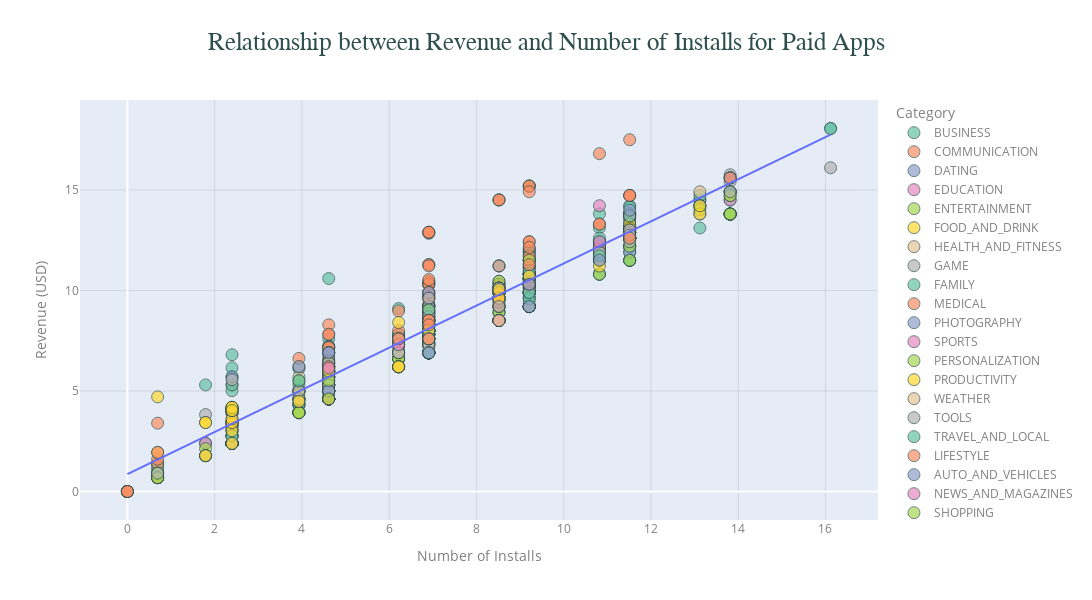

The cell this chart's notebook holds for it:
### Code cell
import statsmodels.api as sm
import plotly.express as px

fig1 = px.scatter(
    paid_apps,     # DataFrame containing only paid apps
    x='Log_Installs', # X-axis: Log-transformed number of installs
    y='Log_Revenue',  # Y-axis: Log-transformed revenue
    color='Category', # Color-code points based on app category
    title='Relationship between Revenue and Number of Installs for Paid Apps', # plot title
    hover_data=['App', 'Price'], # Additional information displayed on hover
    color_discrete_sequence=px.colors.qualitative.Set2, # Custom color palette
    opacity=0.7  # Make overlapping points more visible
)


#-- Manually Compute the Trendline using Ordinary Least Squares (OLS) Regression

# Define independent variable (Log_Installs) and add a constant for regression
X = sm.add_constant(paid_apps['Log_Installs']) 
y = paid_apps['Log_Revenue'] # Define dependent variable (Log_Revenue)

model = sm.OLS(y, X).fit() # Fit an OLS regression model
paid_apps['Trend'] = model.predict(X)  # Predict trendline values using the fitted model


#-- Add single trendline to scatter plot
fig1.add_traces(px.line(
    paid_apps.sort_values(by='Log_Installs'), # Sort by X-axis for smooth trendline
    x='Log_Installs',
    y='Trend'
).data)


#-- Customize plot layout for better appearance
fig1.update_layout(
    width=1100,  # Set the width of the plot
    height=600, # Set the height of the plot
    font_color='grey',      # Set default text color to white
    title_font={'size': 25, 'family': 'Arial', 'color': 'DarkSlateGray'}, # Customize title style
    title_x=0.5,  # Center-align the title
    xaxis=dict(title_font={'size': 12, 'color': 'white'}, showgrid=True, gridcolor='gray', gridwidth=0.2), # Add light gray gridlines
    yaxis=dict(title_font={'size': 12, 'color': 'white'}, showgrid=True, gridcolor='gray', gridwidth=0.2), # Add light gray gridlines
    xaxis_title='Number of Installs',
    yaxis_title='Revenue (USD)'
)

#-- Customize Scatter Points Appearance
fig1.update_traces(marker=dict(size=12, line=dict(width=1, color='DarkSlateGray'))) # Set the size of scatter points & Add border around points

# Show the plot
fig1.show()

### Figure 1 — Plotly figure (JSON) as saved in the notebook; plotly's stock layout.template omitted (floating-point values rounded to 4 significant figures; data arrays with more than 128 entries replaced by an {"elided": "..."} marker saying what was removed)
{"data": [{"customdata": [["TurboScan: scan documents and receipts in PDF", 4.99], ["Tiny Scanner Pro: PDF Doc Scan", 4.99], ["TurboScan: scan documents and receipts in PDF", 4.99], ["Tiny Scanner Pro: PDF Doc Scan", 4.99], ["AW Toolbox", 19.9], ["Bk Bee Sales Manager", 0.99], ["SkyTest BU/GU Lite", 17.99], ["BZ Reminder PRO", 3.99], ["CM FILE MANAGER Pro", 2.99], ["Super Resume Builder Pro, CV", 4.99], ["DG Surveyor", 8.99], ["The DG Buddy", 2.49], ["DS Helpdesk Plus", 12.99], ["Lean EQ", 89.99]], "hovertemplate": "Category=BUSINESS<br>Log_Installs=%{x}<br>Log_Revenue=%{y}<br>App=%{customdata[0]}<br>Price=%{customdata[1]}<extra></extra>", "legendgroup": "BUSINESS", "marker": {"color": "rgb(102,194,165)", "line": {"color": "DarkSlateGray", "width": 1}, "opacity": 0.7, "size": 12, "symbol": "circle"}, "mode": "markers", "name": "BUSINESS", "orientation": "v", "showlegend": true, "type": "scatter", "x": [11.51, 11.51, 11.51, 11.51, 4.615, 1.792, 6.217, 6.909, 9.21, 6.909, 3.932, 2.398, 4.615, 2.398], "xaxis": "x", "y": [13.12, 13.12, 13.12, 13.12, 7.596, 1.783, 9.105, 8.292, 10.31, 8.515, 6.11, 3.254, 7.17, 6.803], "yaxis": "y"}, {"customdata": [["Puffin Browser Pro", 3.99], ["Deaf - Hearing chat device H", 3.99], ["J Alvarej Moji", 1.99], ["K-@ Mail Pro - Email App", 4.99], ["pretty Easy privacy p≡p", 0.99], ["Z PIVOT", 19.99], ["AG Contacts, Premium edition", 4.99], ["Threema", 2.99], ["FREE CHATS C.L.", 0.99], ["10 WPM Amateur ham radio CW Morse code trainer", 1.49], ["CV-RECORD Pro", 0.99], ["2 Amateur ham radio CW Morse code practice keys TX", 1.49], ["CW Beacon for Ham Radio", 1.49], ["Morse Decoder for Ham Radio", 4.99], ["CW Studio ®", 0.99], ["20WPM Amateur ham radio Koch CW Morse code trainer", 1.49], ["Morse Trainer for Ham Radio", 2.99], ["Morse Machine for Ham Radio", 0.99], ["CW Ringtone (Morse Code generator)", 2.49], ["Koch Morse Trainer Pro", 2.49], ["iCluster - The DX-Cluster database", 0.99], ["WiFi Tether Router", 2.9], ["Remote EX for NISSAN", 1.49], ["ExDialer PRO Key", 3.99], ["Smart Wi-Fi Hotspot PRO", 2.99], ["Portable Wi-Fi hotspot Premium", 0.99], ["Talkie Pro - Wi-Fi Calling, Chats, File Sharing", 2.99]], "hovertemplate": "Category=COMMUNICATION<br>Log_Installs=%{x}<br>Log_Revenue=%{y}<br>App=%{customdata[0]}<br>Price=%{customdata[1]}<extra></extra>", "legendgroup": "COMMUNICATION", "marker": {"color": "rgb(252,141,98)", "line": {"color": "DarkSlateGray", "width": 1}, "opacity": 0.7, "size": 12, "symbol": "circle"}, "mode": "markers", "name": "COMMUNICATION", "orientation": "v", "showlegend": true, "type": "scatter", "x": [11.51, 6.217, 2.398, 9.21, 6.217, 2.398, 6.217, 13.82, 2.398, 4.615, 6.909, 4.615, 4.615, 8.517, 4.615, 4.615, 9.21, 8.517, 2.398, 6.909, 2.398, 11.51, 8.517, 11.51, 9.21, 9.21, 6.909], "xaxis": "x", "y": [12.9, 7.599, 3.04, 10.82, 6.207, 5.303, 7.822, 14.91, 2.389, 5.011, 6.899, 5.011, 5.011, 10.12, 4.605, 5.011, 10.31, 8.507, 3.254, 7.82, 2.389, 12.58, 8.916, 12.9, 10.31, 9.2, 8.003], "yaxis": "y"}, {"customdata": [["Moco+ - Chat, Meet People", 3.99], ["Calculator", 6.99], ["Truth or Dare Pro", 1.49], ["Private Dating, Hide App- Blue for PrivacyHider", 2.99], ["Ad Blocker for SayHi", 3.99], ["AMBW Dating App: Asian Men Black Women Interracial", 7.99], ["Moco+ - Chat, Meet People", 3.99]], "hovertemplate": "Category=DATING<br>Log_Installs=%{x}<br>Log_Revenue=%{y}<br>App=%{customdata[0]}<br>Price=%{customdata[1]}<extra></extra>", "legendgroup": "DATING", "marker": {"color": "rgb(141,160,203)", "line": {"color": "DarkSlateGray", "width": 1}, "opacity": 0.7, "size": 12, "symbol": "circle"}, "mode": "markers", "name": "DATING", "orientation": "v", "showlegend": true, "type": "scatter", "x": [9.21, 6.909, 3.932, 4.615, 4.615, 4.615, 9.21], "xaxis": "x", "y": [10.59, 8.852, 4.324, 5.704, 5.991, 6.685, 10.59], "yaxis": "y"}, {"customdata": [["Sago Mini Hat Maker", 3.99], ["Fuzzy Numbers: Pre-K Number Foundation", 5.99], ["Toca Life: City", 3.99], ["Toca Life: Hospital", 3.99]], "hovertemplate": "Category=EDUCATION<br>Log_Installs=%{x}<br>Log_Revenue=%{y}<br>App=%{customdata[0]}<br>Price=%{customdata[1]}<extra></extra>", "legendgroup": "EDUCATION", "marker": {"color": "rgb(231,138,195)", "line": {"color": "DarkSlateGray", "width": 1}, "opacity": 0.7, "size": 12, "symbol": "circle"}, "mode": "markers", "name": "EDUCATION", "orientation": "v", "showlegend": true, "type": "scatter", "x": [6.909, 6.909, 13.12, 11.51], "xaxis": "x", "y": [8.292, 8.698, 14.51, 12.9], "yaxis": "y"}, {"customdata": [["My Talking Pet", 4.99], ["Meme Generator", 2.99]], "hovertemplate": "Category=ENTERTAINMENT<br>Log_Installs=%{x}<br>Log_Revenue=%{y}<br>App=%{customdata[0]}<br>Price=%{customdata[1]}<extra></extra>", "legendgroup": "ENTERTAINMENT", "marker": {"color": "rgb(166,216,84)", "line": {"color": "DarkSlateGray", "width": 1}, "opacity": 0.7, "size": 12, "symbol": "circle"}, "mode": "markers", "name": "ENTERTAINMENT", "orientation": "v", "showlegend": true, "type": "scatter", "x": [11.51, 11.51], "xaxis": "x", "y": [13.12, 12.61], "yaxis": "y"}, {"customdata": [["My CookBook Pro (Ad Free)", 3.49], ["Paprika Recipe Manager", 4.99]], "hovertemplate": "Category=FOOD_AND_DRINK<br>Log_Installs=%{x}<br>Log_Revenue=%{y}<br>App=%{customdata[0]}<br>Price=%{customdata[1]}<extra></extra>", "legendgroup": "FOOD_AND_DRINK", "marker": {"color": "rgb(255,217,47)", "line": {"color": "DarkSlateGray", "width": 1}, "opacity": 0.7, "size": 12, "symbol": "circle"}, "mode": "markers", "name": "FOOD_AND_DRINK", "orientation": "v", "showlegend": true, "type": "scatter", "x": [9.21, 10.82], "xaxis": "x", "y": [10.46, 12.43], "yaxis": "y"}, {"customdata": [["Pocket Yoga", 2.99], ["Meditation Studio", 3.99], ["Relax Melodies P: Sleep Sounds", 2.99], ["Pocket Yoga", 2.99], ["Daily Ab Workout", 1.99], ["cronometer (ad free)", 2.99], ["Lullaby Add-on for Sleep as Android", 1.99], ["Be Stronger", 1.99], ["Monitor My BP", 5.99], ["All-night drugstore CI & Price", 0.99], ["Tools & Mi Band", 3.49], ["Dr. McDougall Mobile Cookbook", 4.99], ["Vital Tones EI Pro", 9.99], ["The EO Bar", 6.99], ["EO Guide", 4.99], ["Fast Tract Diet", 7.99]], "hovertemplate": "Category=HEALTH_AND_FITNESS<br>Log_Installs=%{x}<br>Log_Revenue=%{y}<br>App=%{customdata[0]}<br>Price=%{customdata[1]}<extra></extra>", "legendgroup": "HEALTH_AND_FITNESS", "marker": {"color": "rgb(229,196,148)", "line": {"color": "DarkSlateGray", "width": 1}, "opacity": 0.7, "size": 12, "symbol": "circle"}, "mode": "markers", "name": "HEALTH_AND_FITNESS", "orientation": "v", "showlegend": true, "type": "scatter", "x": [11.51, 9.21, 11.51, 11.51, 10.82, 10.82, 10.82, 6.909, 3.932, 2.398, 11.51, 6.909, 3.932, 9.21, 6.909, 6.909], "xaxis": "x", "y": [12.61, 10.59, 12.61, 12.61, 11.51, 11.92, 11.51, 7.596, 5.705, 2.389, 12.76, 8.515, 6.216, 11.15, 8.515, 8.986], "yaxis": "y"}, {"customdata": {"elided": "83x2 mixed values"}, "hovertemplate": "Category=GAME<br>Log_Installs=%{x}<br>Log_Revenue=%{y}<br>App=%{customdata[0]}<br>Price=%{customdata[1]}<extra></extra>", "legendgroup": "GAME", "marker": {"color": "rgb(179,179,179)", "line": {"color": "DarkSlateGray", "width": 1}, "opacity": 0.7, "size": 12, "symbol": "circle"}, "mode": "markers", "name": "GAME", "orientation": "v", "showlegend": true, "type": "scatter", "x": [11.51, 11.51, 11.51, 11.51, 11.51, 11.51, 11.51, 11.51, 11.51, 4.615, 6.909, 6.217, 16.12, 9.21, 0.6931, 6.909, 9.21, 6.909, 6.909, 8.517, 9.21, 4.615, 10.82, 11.51, 11.51, 9.21, 6.909, 10.82, 13.82, 13.12, 6.909, 11.51, 10.82, 9.21, 6.909, 13.82, 11.51, 11.51, 11.51, 0.6931, 0.6931, 6.909, 10.82, 9.21, 0.6931, 6.217, 4.615, 9.21, 8.517, 6.909, 11.51, 4.615, 6.909, 9.21, 13.82, 4.615, 2.398, 10.82, 9.21, 6.909, 4.615, 11.51, 4.615, 13.82, 11.51, 9.21, 9.21, 3.932, 13.82, 13.82, 13.82, 6.909, 6.909, 11.51, 8.517, 11.51, 11.51, 4.615, 4.615, 11.51, 13.82, 0.6931, 9.21], "xaxis": "x", "y": [12.61, 12.2, 13.12, 13.12, 13.12, 13.3, 13.46, 13.81, 13.12, 4.605, 7.596, 6.207, 16.11, 12.1, 0.6881, 8.515, 9.2, 6.899, 7.82, 9.205, 10.82, 4.605, 11.51, 12.2, 13.12, 10.82, 7.385, 10.81, 13.81, 13.81, 8.292, 11.5, 11.51, 10.82, 6.899, 14.91, 12.61, 12.61, 12.61, 0.6881, 0.9123, 6.899, 12.43, 11.29, 0.6881, 7.717, 7.245, 9.899, 10.46, 8.852, 12.61, 5.298, 8.158, 10.82, 15.76, 4.605, 2.389, 12.43, 10.31, 6.899, 6.109, 12.2, 6.215, 15.42, 12.61, 10.59, 10.31, 4.61, 13.81, 13.81, 13.81, 6.899, 7.596, 12.61, 8.507, 12.9, 12.61, 4.605, 5.298, 12.61, 13.81, 0.6881, 12.04], "yaxis": "y"}, {"customdata": {"elided": "191x2 mixed values"}, "hovertemplate": "Category=FAMILY<br>Log_Installs=%{x}<br>Log_Revenue=%{y}<br>App=%{customdata[0]}<br>Price=%{customdata[1]}<extra></extra>", "legendgroup": "FAMILY", "marker": {"color": "rgb(102,194,165)", "line": {"color": "DarkSlateGray", "width": 1}, "opacity": 0.7, "size": 12, "symbol": "circle"}, "mode": "markers", "name": "FAMILY", "orientation": "v", "showlegend": true, "type": "scatter", "x": {"elided": "191 float values"}, "xaxis": "x", "y": {"elided": "191 float values"}, "yaxis": "y"}, {"customdata": {"elided": "109x2 mixed values"}, "hovertemplate": "Category=MEDICAL<br>Log_Installs=%{x}<br>Log_Revenue=%{y}<br>App=%{customdata[0]}<br>Price=%{customdata[1]}<extra></extra>", "legendgroup": "MEDICAL", "marker": {"color": "rgb(252,141,98)", "line": {"color": "DarkSlateGray", "width": 1}, "opacity": 0.7, "size": 12, "symbol": "circle"}, "mode": "markers", "name": "MEDICAL", "orientation": "v", "showlegend": true, "type": "scatter", "x": [11.51, 9.21, 9.21, 9.21, 9.21, 9.21, 8.517, 8.517, 11.51, 10.82, 6.909, 9.21, 10.82, 6.909, 6.909, 9.21, 6.909, 6.909, 6.909, 4.615, 8.517, 8.517, 6.217, 6.909, 9.21, 6.909, 4.615, 6.909, 6.217, 8.517, 6.909, 6.217, 6.909, 8.517, 9.21, 6.909, 9.21, 4.615, 6.909, 8.517, 9.21, 6.909, 6.909, 4.615, 10.82, 6.909, 6.909, 8.517, 8.517, 6.909, 9.21, 3.932, 6.909, 9.21, 6.909, 6.909, 6.217, 6.217, 6.909, 8.517, 6.909, 11.51, 11.51, 9.21, 9.21, 6.909, 10.82, 6.909, 6.909, 6.909, 9.21, 9.21, 9.21, 8.517, 6.909, 6.909, 6.909, 9.21, 4.615, 4.615, 8.517, 9.21, 4.615, 6.909, 0.6931, 3.932, 2.398, 0.6931, 9.21, 4.615, 4.615, 6.909, 6.217, 9.21, 6.909, 6.909, 0.6931, 2.398, 2.398, 4.615, 6.909, 3.932, 4.615, 4.615, 6.217, 11.51, 4.615, 3.932, 0.0], "xaxis": "x", "y": [13.71, 9.2, 10.91, 11.51, 11.15, 11.51, 9.901, 10.31, 14.73, 13.3, 11.29, 11.69, 11.92, 9.74, 8.292, 10.31, 9.209, 8.292, 9.615, 5.704, 9.901, 9.613, 6.217, 10.31, 10.31, 8.003, 7.17, 8.515, 7.311, 11.22, 8.698, 7.465, 6.899, 9.43, 12.43, 9.305, 9.899, 7.824, 8.515, 9.901, 10.31, 8.921, 7.314, 5.704, 12.2, 7.596, 9.209, 9.901, 9.901, 8.292, 11.29, 6.621, 9.209, 10.59, 9.903, 10.31, 8.987, 6.207, 10.43, 8.507, 11.29, 13.71, 14.73, 11.51, 11.51, 9.74, 13.3, 10.31, 9.615, 11.23, 11.69, 11.15, 10.91, 11.22, 9.209, 10.43, 10.31, 12.43, 7.17, 8.294, 10.31, 10.31, 7.824, 9.903, 1.384, 3.922, 4.109, 0.6881, 10.59, 6.397, 6.217, 8.003, 8.005, 9.2, 6.899, 8.611, 1.607, 3.431, 2.389, 6.908, 9.646, 3.922, 6.908, 6.551, 7.599, 14.73, 4.605, 3.922, 0.0], "yaxis": "y"}, {"customdata": [["Facetune - For Free", 5.99], ["Lapse It • Time Lapse • Pro", 2.99], ["Facetune - For Free", 5.99], ["Camera FV-5", 3.95], ["Facetune - For Free", 5.99], ["F-Stop Gallery Pro", 4.99], ["F Length Sim (no Ads)", 2], ["Arto: f.infrared photo", 1.49], ["Pocket AC", 9.99], ["NewTek NDI", 19.99], ["AI Draw | Art Filter for Selfie", 2.99], ["Ai-Ball AV Recorder", 2.99], ["BeFunky Photo Editor Pro", 1.99], ["BL 1-Click Camera", 3.99], ["Camera FV-5", 3.95], ["BlackCam Pro - B&W Camera", 1.49], ["LC-DB", 3.49], ["Guide to Nikon Df", 29.99], ["Cameringo+ Filters Camera", 2.99], ["LightMeter (noAds)", 1.99], ["PhotoFrame for Synology DS", 4.99], ["EF Lens Simulator", 9.99]], "hovertemplate": "Category=PHOTOGRAPHY<br>Log_Installs=%{x}<br>Log_Revenue=%{y}<br>App=%{customdata[0]}<br>Price=%{customdata[1]}<extra></extra>", "legendgroup": "PHOTOGRAPHY", "marker": {"color": "rgb(141,160,203)", "line": {"color": "DarkSlateGray", "width": 1}, "opacity": 0.7, "size": 12, "symbol": "circle"}, "mode": "markers", "name": "PHOTOGRAPHY", "orientation": "v", "showlegend": true, "type": "scatter", "x": [13.82, 11.51, 13.82, 11.51, 13.82, 9.21, 2.398, 6.217, 6.909, 6.909, 6.909, 8.517, 10.82, 4.615, 11.51, 11.51, 2.398, 2.398, 13.12, 9.21, 2.398, 4.615], "xaxis": "x", "y": [15.61, 12.61, 15.61, 12.89, 15.61, 10.82, 3.045, 6.615, 9.209, 9.903, 8.003, 9.613, 11.51, 5.991, 12.89, 11.91, 3.581, 5.707, 14.22, 9.899, 3.93, 6.908], "yaxis": "y"}, {"customdata": [["Golfshot Plus: Golf GPS", 29.99], ["G-Force Driving Assistant", 3.88], ["O'Route Orienteering", 3.02], ["Mike V: Skateboard Party PRO", 3.99], ["True Skate", 1.99], ["Hunt Buddy BC", 2.99], ["iHunter BC", 4.49], ["iFish BC", 3.99], ["Basket Manager 2018 Pro", 2.99], ["Basket Manager 2016 Pro", 0.99], ["Basket Manager 2017 Pro", 0.99], ["BT Speed", 4.8], ["Dive-Store.ch", 1.99], ["Jetting for Honda CR dirt bike", 3.49], ["Absolute RC Heli Simulator", 4.99], ["Fodbold DK Pro", 2.99], ["Basketball Dynasty Manager 16", 1.99], ["PORTABLE SOCCER DX", 1], ["Active Soccer 2 DX", 2.99], ["LocaToWeb - Live GPS tracking", 2.49], ["FL SW Fishing Regulations", 1.99], ["FL Racing Manager 2015 Pro", 0.99], ["FL Racing Manager 2018 Pro", 1.99], ["Football Manager Mobile 2018", 8.99]], "hovertemplate": "Category=SPORTS<br>Log_Installs=%{x}<br>Log_Revenue=%{y}<br>App=%{customdata[0]}<br>Price=%{customdata[1]}<extra></extra>", "legendgroup": "SPORTS", "marker": {"color": "rgb(231,138,195)", "line": {"color": "DarkSlateGray", "width": 1}, "opacity": 0.7, "size": 12, "symbol": "circle"}, "mode": "markers", "name": "SPORTS", "orientation": "v", "showlegend": true, "type": "scatter", "x": [10.82, 4.615, 4.615, 10.82, 13.82, 8.517, 6.909, 6.909, 6.909, 6.909, 6.909, 2.398, 1.792, 4.615, 9.21, 6.909, 8.517, 8.517, 6.217, 6.909, 6.909, 8.517, 8.517, 11.51], "xaxis": "x", "y": [14.22, 5.964, 5.714, 12.2, 14.5, 9.613, 8.41, 8.292, 8.003, 6.899, 6.899, 3.892, 2.393, 5.858, 10.82, 8.003, 9.205, 8.517, 7.311, 7.82, 7.596, 8.507, 9.205, 13.71], "yaxis": "y"}, {"customdata": {"elided": "83x2 mixed values"}, "hovertemplate": "Category=PERSONALIZATION<br>Log_Installs=%{x}<br>Log_Revenue=%{y}<br>App=%{customdata[0]}<br>Price=%{customdata[1]}<extra></extra>", "legendgroup": "PERSONALIZATION", "marker": {"color": "rgb(166,216,84)", "line": {"color": "DarkSlateGray", "width": 1}, "opacity": 0.7, "size": 12, "symbol": "circle"}, "mode": "markers", "name": "PERSONALIZATION", "orientation": "v", "showlegend": true, "type": "scatter", "x": [13.82, 13.82, 9.21, 9.21, 11.51, 4.615, 8.517, 6.909, 9.21, 9.21, 11.51, 2.398, 6.909, 8.517, 6.217, 6.217, 11.51, 6.909, 9.21, 8.517, 4.615, 1.792, 4.615, 6.909, 4.615, 2.398, 6.217, 0.6931, 4.615, 2.398, 0.0, 4.615, 4.615, 0.6931, 4.615, 8.517, 4.615, 6.909, 6.909, 9.21, 9.21, 3.932, 9.21, 6.909, 4.615, 3.932, 2.398, 3.932, 2.398, 2.398, 6.217, 1.792, 9.21, 11.51, 0.6931, 2.398, 3.932, 6.217, 6.909, 13.82, 13.82, 6.909, 6.909, 6.909, 6.909, 6.909, 2.398, 11.51, 9.21, 4.615, 4.615, 0.6931, 9.21, 10.82, 4.615, 3.932, 6.909, 9.21, 13.12, 10.82, 6.217, 3.932, 4.615], "xaxis": "x", "y": [14.73, 13.81, 9.2, 11.51, 13.01, 5.011, 9.205, 7.439, 10.31, 9.2, 11.5, 3.254, 7.439, 8.507, 6.615, 6.615, 12.61, 7.82, 9.2, 10.46, 5.298, 2.134, 4.605, 7.307, 4.605, 2.766, 6.615, 0.9123, 5.011, 2.389, 0.0, 5.011, 5.011, 0.9123, 4.605, 8.916, 4.605, 8.515, 7.596, 9.899, 9.2, 5.014, 9.2, 7.307, 4.605, 3.922, 2.389, 3.922, 2.389, 2.389, 6.615, 1.783, 9.2, 12.2, 0.6881, 2.389, 5.495, 6.909, 6.899, 14.73, 13.81, 6.899, 8.515, 6.899, 6.899, 6.899, 2.389, 13.12, 9.899, 4.605, 5.521, 0.6881, 9.899, 11.73, 5.011, 3.922, 8.292, 9.2, 14.03, 10.81, 6.207, 3.922, 4.605], "yaxis": "y"}, {"customdata": [["aCalendar+ Calendar & Tasks", 5.99], ["Ramfer - CNC Lathe G-code Tool", 2.99], ["m>notes notepad", 2.99], ["Ad Removal: thereisonlywe", 6.49], ["Ad Remove Plugin for App2SD", 1.29], ["F05WatchFace for Android Wear", 0.99], ["PROFESSOR SEE-BA LINGUAGENS E SUAS TECNOLOGIAS", 2.99], ["Business Calendar Pro", 4.99], ["BI Barcode Scanner", 0.99], ["QR Code Pro", 4.49], ["cronometra-br", 155.0], ["California Cop Assist CA Cop", 4.99], ["CI Attendance", 0.99], ["CamScanner (License)", 1.99], ["Pocket RxTx Pro", 3.99], ["ACCDB MDB DB Manager Pro - Editor for MS Access", 8.99], ["Técnico Legislativo Câmara Legislativa DF", 2.99], ["Cargo de Praça PM DF", 2.99], ["Diseño de columnas NTC - RSEE 2017", 0.99], ["DL Image Manager", 0.99], ["MC.Fitting", 8.49], ["myGrow", 4.29], ["Ability DS UNO", 2.6], ["Inventory & Barcode scanner & WIFI scanner", 1.49], ["ES File Explorer/Manager PRO", 2.99], ["EX File Explorer File Manage Pro", 1.99], ["Organizer", 2.99], ["Police Field Interview FI Card", 7.99]], "hovertemplate": "Category=PRODUCTIVITY<br>Log_Installs=%{x}<br>Log_Revenue=%{y}<br>App=%{customdata[0]}<br>Price=%{customdata[1]}<extra></extra>", "legendgroup": "PRODUCTIVITY", "marker": {"color": "rgb(255,217,47)", "line": {"color": "DarkSlateGray", "width": 1}, "opacity": 0.7, "size": 12, "symbol": "circle"}, "mode": "markers", "name": "PRODUCTIVITY", "orientation": "v", "showlegend": true, "type": "scatter", "x": [11.51, 4.615, 6.909, 4.615, 6.909, 6.909, 2.398, 11.51, 2.398, 11.51, 0.0, 4.615, 1.792, 13.12, 8.517, 6.217, 2.398, 2.398, 4.615, 2.398, 6.909, 6.909, 3.932, 10.82, 13.12, 3.932, 10.82, 6.909], "xaxis": "x", "y": [13.3, 5.704, 8.003, 6.477, 7.163, 6.899, 3.431, 13.12, 2.389, 13.01, 0.0, 6.215, 1.783, 13.81, 9.901, 8.411, 3.431, 3.431, 4.605, 2.389, 9.047, 8.364, 4.875, 11.22, 14.22, 4.61, 11.92, 8.986], "yaxis": "y"}, {"customdata": [["Weather Live Pro", 4.49], ["Weather Live", 5.99], ["W Pro - Weather Forecast & Animated Weather Maps", 1.99], ["MyRadar NOAA Weather Radar Ad Free", 2.99], ["Weather & Radar Pro - Ad-Free", 2.99], ["Weather Data CH", 2.99], ["Weather Forecast Pro", 3.99], ["Florida Tides & Weather", 6.99]], "hovertemplate": "Category=WEATHER<br>Log_Installs=%{x}<br>Log_Revenue=%{y}<br>App=%{customdata[0]}<br>Price=%{customdata[1]}<extra></extra>", "legendgroup": "WEATHER", "marker": {"color": "rgb(229,196,148)", "line": {"color": "DarkSlateGray", "width": 1}, "opacity": 0.7, "size": 12, "symbol": "circle"}, "mode": "markers", "name": "WEATHER", "orientation": "v", "showlegend": true, "type": "scatter", "x": [11.51, 13.12, 6.217, 9.21, 11.51, 6.217, 11.51, 6.909], "xaxis": "x", "y": [13.01, 14.91, 6.904, 10.31, 12.61, 7.311, 12.9, 8.852], "yaxis": "y"}, {"customdata": {"elided": "78x2 mixed values"}, "hovertemplate": "Category=TOOLS<br>Log_Installs=%{x}<br>Log_Revenue=%{y}<br>App=%{customdata[0]}<br>Price=%{customdata[1]}<extra></extra>", "legendgroup": "TOOLS", "marker": {"color": "rgb(179,179,179)", "line": {"color": "DarkSlateGray", "width": 1}, "opacity": 0.7, "size": 12, "symbol": "circle"}, "mode": "markers", "name": "TOOLS", "orientation": "v", "showlegend": true, "type": "scatter", "x": [4.615, 8.517, 6.909, 8.517, 2.398, 4.615, 9.21, 3.932, 9.21, 8.517, 6.909, 9.21, 9.21, 9.21, 9.21, 9.21, 2.398, 4.615, 4.615, 2.398, 6.909, 6.909, 4.615, 8.517, 11.51, 9.21, 3.932, 4.615, 6.217, 6.217, 2.398, 2.398, 6.909, 9.21, 1.792, 9.21, 6.909, 4.615, 6.217, 6.217, 6.909, 11.51, 9.21, 10.82, 2.398, 2.398, 6.217, 4.615, 6.909, 3.932, 2.398, 0.6931, 4.615, 6.909, 10.82, 1.792, 9.21, 9.21, 6.909, 4.615, 6.909, 6.217, 9.21, 9.21, 11.51, 13.82, 8.517, 6.909, 8.517, 8.517, 8.517, 8.517, 4.615, 9.21, 6.909, 8.517, 4.615, 11.51], "xaxis": "x", "y": [5.298, 10.12, 7.307, 11.22, 5.564, 6.397, 9.2, 4.489, 10.31, 8.507, 8.292, 9.899, 10.13, 9.899, 10.31, 10.31, 2.389, 6.215, 5.704, 3.431, 7.82, 7.596, 5.298, 8.507, 12.43, 9.899, 4.61, 5.991, 7.599, 7.599, 2.389, 2.389, 6.899, 10.16, 3.828, 10.31, 6.899, 4.605, 6.207, 6.207, 7.307, 12.9, 10.57, 11.92, 2.389, 2.766, 6.207, 5.298, 8.698, 5.014, 2.389, 0.9123, 5.991, 8.515, 11.92, 1.783, 10.4, 10.82, 6.899, 6.397, 9.615, 6.904, 10.29, 9.888, 13.01, 14.91, 10.12, 8.515, 10.12, 10.12, 10.12, 10.12, 5.011, 9.899, 8.003, 8.517, 5.011, 12.76], "yaxis": "y"}, {"customdata": [["Maps & GPS Navigation OsmAnd+", 8.99], ["Greater London A-Z 2016", 8.49], ["Es-Bg Offline Voice Translator", 1.49], ["Ultimate Public Campgrounds (Over 37,100 in US&CA)", 3.99], ["Navigator PRO - GPS Navigation with Offline Maps", 2.49], ["D.C. Driving/Walking Tours", 4.99], ["DC Metro Transit", 2.99], ["EG | Explore Folegandros", 3.99], ["Monastery of El Escorial", 1.99], ["YouCamp EU", 2.56], ["Campervan.Guide Pro", 5.99], ["XE Currency Pro", 1.99]], "hovertemplate": "Category=TRAVEL_AND_LOCAL<br>Log_Installs=%{x}<br>Log_Revenue=%{y}<br>App=%{customdata[0]}<br>Price=%{customdata[1]}<extra></extra>", "legendgroup": "TRAVEL_AND_LOCAL", "marker": {"color": "rgb(102,194,165)", "line": {"color": "DarkSlateGray", "width": 1}, "opacity": 0.7, "size": 12, "symbol": "circle"}, "mode": "markers", "name": "TRAVEL_AND_LOCAL", "orientation": "v", "showlegend": true, "type": "scatter", "x": [11.51, 6.909, 2.398, 8.517, 10.82, 3.932, 8.517, 0.0, 6.909, 6.909, 9.21, 9.21], "xaxis": "x", "y": [13.71, 9.047, 2.766, 9.901, 11.73, 5.523, 9.613, 0.0, 7.596, 7.848, 11.0, 9.899], "yaxis": "y"}, {"customdata": [["A41 WatchFace for Android Wear Smart Watch", 0.99], ["H*nest Meditation", 1.99], ["💎 I'm rich", 400.0], ["I'm Rich - Trump Edition", 400], ["Kicker U", 3.99], ["Alarmy (Sleep If U Can) - Pro", 2.49], ["I am rich", 400.0], ["I am rich VIP", 300.0], ["I am extremely Rich", 380.0], ["I am Rich Person", 37.99], ["I am Millionaire - Richest guy in the town", 2.49], ["Sleep as Android Unlock", 5.99], ["Lunar Calendar", 4.99], ["Board Game Stats: Play tracking for tabletop games", 2.99], ["CA Speakers", 0.99], ["My Movies Pro - Movie & TV Collection Library", 7.99], ["AC DC Power Monitor", 3.04], ["The Secret Daily Teachings", 4.99], ["I'm Rich/Eu sou Rico/أنا غني/我很有錢", 400.0]], "hovertemplate": "Category=LIFESTYLE<br>Log_Installs=%{x}<br>Log_Revenue=%{y}<br>App=%{customdata[0]}<br>Price=%{customdata[1]}<extra></extra>", "legendgroup": "LIFESTYLE", "marker": {"color": "rgb(252,141,98)", "line": {"color": "DarkSlateGray", "width": 1}, "opacity": 0.7, "size": 12, "symbol": "circle"}, "mode": "markers", "name": "LIFESTYLE", "orientation": "v", "showlegend": true, "type": "scatter", "x": [8.517, 8.517, 9.21, 9.21, 8.517, 9.21, 11.51, 9.21, 6.909, 6.909, 8.517, 13.82, 6.909, 8.517, 4.615, 9.21, 2.398, 6.909, 0.0], "xaxis": "x", "y": [8.507, 9.205, 15.2, 15.2, 9.901, 10.12, 17.5, 14.91, 12.85, 10.55, 9.43, 15.61, 8.515, 9.613, 4.605, 11.29, 3.447, 8.515, 0.0], "yaxis": "y"}, {"customdata": [["Ulysse Speedometer Pro", 1.99], ["FORD V SERIES CALC - NO LIMIT", 9.99], ["Билеты ПДД CD 2019 PRO", 1.49]], "hovertemplate": "Category=AUTO_AND_VEHICLES<br>Log_Installs=%{x}<br>Log_Revenue=%{y}<br>App=%{customdata[0]}<br>Price=%{customdata[1]}<extra></extra>", "legendgroup": "AUTO_AND_VEHICLES", "marker": {"color": "rgb(141,160,203)", "line": {"color": "DarkSlateGray", "width": 1}, "opacity": 0.7, "size": 12, "symbol": "circle"}, "mode": "markers", "name": "AUTO_AND_VEHICLES", "orientation": "v", "showlegend": true, "type": "scatter", "x": [10.82, 3.932, 4.615], "xaxis": "x", "y": [11.51, 6.216, 5.011], "yaxis": "y"}, {"customdata": [["Q Alerts: QAnon Drop Notifications, Research +++", 0.99], ["Égalité et Réconciliation", 2.99]], "hovertemplate": "Category=NEWS_AND_MAGAZINES<br>Log_Installs=%{x}<br>Log_Revenue=%{y}<br>App=%{customdata[0]}<br>Price=%{customdata[1]}<extra></extra>", "legendgroup": "NEWS_AND_MAGAZINES", "marker": {"color": "rgb(231,138,195)", "line": {"color": "DarkSlateGray", "width": 1}, "opacity": 0.7, "size": 12, "symbol": "circle"}, "mode": "markers", "name": "NEWS_AND_MAGAZINES", "orientation": "v", "showlegend": true, "type": "scatter", "x": [8.517, 6.217], "xaxis": "x", "y": [8.507, 7.311], "yaxis": "y"}, {"customdata": [["Shopping List S PRO", 2.49], ["Penny Finder", 2.99]], "hovertemplate": "Category=SHOPPING<br>Log_Installs=%{x}<br>Log_Revenue=%{y}<br>App=%{customdata[0]}<br>Price=%{customdata[1]}<extra></extra>", "legendgroup": "SHOPPING", "marker": {"color": "rgb(166,216,84)", "line": {"color": "DarkSlateGray", "width": 1}, "opacity": 0.7, "size": 12, "symbol": "circle"}, "mode": "markers", "name": "SHOPPING", "orientation": "v", "showlegend": true, "type": "scatter", "x": [4.615, 9.21], "xaxis": "x", "y": [5.521, 10.31], "yaxis": "y"}, {"customdata": [["Don't Panic with Andrew J.", 2.99], ["Hey AJ! It's Saturday!", 3.99], ["Al'Quran Bahasa Indonesia PRO", 4.49], ["BC MVA Fines", 1.75], ["17th Edition Cable Sizer", 3.08], ["ch-mm Dict", 1.96], ["CZ-70 (CZ-50) pistol explained", 5.99], ["CZ-52 pistol explained", 5.99], ["CZ-27 pistol explained", 5.99], ["CZ-45 pistol explained", 5.49], ["Pistolet CZ-70 CZ-50 expliqué", 5.99], ["CZ-38 (vz 38) pistol explained", 5.99], ["Reksio cz. 1", 0.99], ["10,000 Quotes DB (Premium)", 0.99], ["Dungeons and Dragons DM Tools", 1.99], ["Cossack Dictionary (DN)", 2.99], ["Officiel du SCRABBLE LAROUSSE", 4.6], ["Schlaumeier", 0.99], ["O Céu e o Inferno", 0.99], ["EU RCD Guide", 3.61], ["FN pistol Model 1906 explained", 5.49], ["FN pistol model 1903 explained", 6.49], ["The FN \"Baby\" pistol explained", 5.99], ["FN FAL rifle explained", 6.49], ["The FN HP pistol explained", 6.49], ["FN model 1900 pistol explained", 6.49], ["Pistolet FN GP35 expliqué", 5.99], ["Pistolet FN 1906 expliqué", 5.49]], "hovertemplate": "Category=BOOKS_AND_REFERENCE<br>Log_Installs=%{x}<br>Log_Revenue=%{y}<br>App=%{customdata[0]}<br>Price=%{customdata[1]}<extra></extra>", "legendgroup": "BOOKS_AND_REFERENCE", "marker": {"color": "rgb(255,217,47)", "line": {"color": "DarkSlateGray", "width": 1}, "opacity": 0.7, "size": 12, "symbol": "circle"}, "mode": "markers", "name": "BOOKS_AND_REFERENCE", "orientation": "v", "showlegend": true, "type": "scatter", "x": [8.517, 4.615, 9.21, 3.932, 6.909, 2.398, 2.398, 2.398, 2.398, 2.398, 0.6931, 1.792, 2.398, 6.217, 6.909, 2.398, 8.517, 1.792, 6.217, 2.398, 2.398, 2.398, 2.398, 2.398, 2.398, 2.398, 1.792, 2.398], "xaxis": "x", "y": [9.613, 5.991, 10.71, 4.483, 8.033, 3.025, 4.109, 4.109, 4.109, 4.024, 1.944, 3.432, 2.389, 6.207, 7.596, 3.431, 10.04, 1.783, 6.207, 3.614, 4.024, 4.188, 4.109, 4.188, 4.188, 4.188, 3.432, 4.024], "yaxis": "y"}, {"customdata": [["W-History Standalone", 0.99], ["WhatsFake Pro (Ad free)", 0.99], ["Ak Parti Yardım Toplama", 13.99]], "hovertemplate": "Category=SOCIAL<br>Log_Installs=%{x}<br>Log_Revenue=%{y}<br>App=%{customdata[0]}<br>Price=%{customdata[1]}<extra></extra>", "legendgroup": "SOCIAL", "marker": {"color": "rgb(229,196,148)", "line": {"color": "DarkSlateGray", "width": 1}, "opacity": 0.7, "size": 12, "symbol": "circle"}, "mode": "markers", "name": "SOCIAL", "orientation": "v", "showlegend": true, "type": "scatter", "x": [6.909, 8.517, 0.0], "xaxis": "x", "y": [6.899, 8.507, 0.0], "yaxis": "y"}, {"customdata": [["X Launcher Pro: PhoneX Theme, OS11 Control Center", 1.99], ["X Launcher Pro - IOS Style Theme & Control Center", 1.99], ["X Launcher Prime: With OS Style Theme & No Ads", 1.99]], "hovertemplate": "Category=ART_AND_DESIGN<br>Log_Installs=%{x}<br>Log_Revenue=%{y}<br>App=%{customdata[0]}<br>Price=%{customdata[1]}<extra></extra>", "legendgroup": "ART_AND_DESIGN", "marker": {"color": "rgb(179,179,179)", "line": {"color": "DarkSlateGray", "width": 1}, "opacity": 0.7, "size": 12, "symbol": "circle"}, "mode": "markers", "name": "ART_AND_DESIGN", "orientation": "v", "showlegend": true, "type": "scatter", "x": [8.517, 9.21, 6.909], "xaxis": "x", "y": [9.205, 9.899, 7.596], "yaxis": "y"}, {"customdata": [["Flud (Ad free)", 1.49], ["tTorrent - ad free", 1.99], ["BSPlayer", 5.99], ["Online TV CZ/SK PRO", 0.99]], "hovertemplate": "Category=VIDEO_PLAYERS<br>Log_Installs=%{x}<br>Log_Revenue=%{y}<br>App=%{customdata[0]}<br>Price=%{customdata[1]}<extra></extra>", "legendgroup": "VIDEO_PLAYERS", "marker": {"color": "rgb(102,194,165)", "line": {"color": "DarkSlateGray", "width": 1}, "opacity": 0.7, "size": 12, "symbol": "circle"}, "mode": "markers", "name": "VIDEO_PLAYERS", "orientation": "v", "showlegend": true, "type": "scatter", "x": [9.21, 9.21, 10.82, 6.909], "xaxis": "x", "y": [9.609, 9.899, 12.61, 6.899], "yaxis": "y"}, {"customdata": [["I Am Rich Premium", 400.0], ["I am Rich!", 400.0], ["I am rich(premium)", 400.0], ["I am Rich Premium Plus", 18.99], ["I am rich (Most expensive app)", 400.0], ["I am Rich", 400.0], ["I AM RICH PRO PLUS", 400.0], ["Ba Financial Calculator plus", 3.99], ["Financial Calculator BA Chien.", 3.99], ["BA Pro Financial Calculator", 1.99], ["My Budget Book", 2.99], ["Bitcoin BX Thailand PRO", 4.99], ["amm dz", 5.99], ["Dz kayas", 28.99], ["Eu sou Rico", 30.99], ["Eu Sou Rico", 395.0], ["Ray Financial Calculator Pro", 2.99]], "hovertemplate": "Category=FINANCE<br>Log_Installs=%{x}<br>Log_Revenue=%{y}<br>App=%{customdata[0]}<br>Price=%{customdata[1]}<extra></extra>", "legendgroup": "FINANCE", "marker": {"color": "rgb(252,141,98)", "line": {"color": "DarkSlateGray", "width": 1}, "opacity": 0.7, "size": 12, "symbol": "circle"}, "mode": "markers", "name": "FINANCE", "orientation": "v", "showlegend": true, "type": "scatter", "x": [10.82, 6.909, 8.517, 9.21, 6.909, 8.517, 6.909, 6.909, 6.217, 6.909, 11.51, 4.615, 0.6931, 0.6931, 0.0, 0.0, 9.21], "xaxis": "x", "y": [16.81, 12.9, 14.51, 12.15, 12.9, 14.51, 12.9, 8.292, 7.599, 7.596, 12.61, 6.215, 1.944, 3.401, 0.0, 0.0, 10.31], "yaxis": "y"}, {"customdata": [["BringGo AU & NZ", 0.99], ["BackCountry Navigator TOPO GPS PRO", 11.99], ["CE Map - Interactive Conan Exiles Map", 0.99], ["Paris ci la Sortie du Métro", 2.99], ["Jeppesen CR Flight Computer", 9.99]], "hovertemplate": "Category=MAPS_AND_NAVIGATION<br>Log_Installs=%{x}<br>Log_Revenue=%{y}<br>App=%{customdata[0]}<br>Price=%{customdata[1]}<extra></extra>", "legendgroup": "MAPS_AND_NAVIGATION", "marker": {"color": "rgb(141,160,203)", "line": {"color": "DarkSlateGray", "width": 1}, "opacity": 0.7, "size": 12, "symbol": "circle"}, "mode": "markers", "name": "MAPS_AND_NAVIGATION", "orientation": "v", "showlegend": true, "type": "scatter", "x": [9.21, 11.51, 6.909, 9.21, 4.615], "xaxis": "x", "y": [9.2, 14.0, 6.899, 10.31, 6.908], "yaxis": "y"}, {"customdata": [["Baby Connect (activity log)", 4.99], ["SharedCare™ Co-parenting", 4.59]], "hovertemplate": "Category=PARENTING<br>Log_Installs=%{x}<br>Log_Revenue=%{y}<br>App=%{customdata[0]}<br>Price=%{customdata[1]}<extra></extra>", "legendgroup": "PARENTING", "marker": {"color": "rgb(231,138,195)", "line": {"color": "DarkSlateGray", "width": 1}, "opacity": 0.7, "size": 12, "symbol": "circle"}, "mode": "markers", "name": "PARENTING", "orientation": "v", "showlegend": true, "type": "scatter", "x": [10.82, 4.615], "xaxis": "x", "y": [12.43, 6.131], "yaxis": "y"}, {"customdata": [["Socle Commun BO du 23-04-2015", 0.99]], "hovertemplate": "Category=LIBRARIES_AND_DEMO<br>Log_Installs=%{x}<br>Log_Revenue=%{y}<br>App=%{customdata[0]}<br>Price=%{customdata[1]}<extra></extra>", "legendgroup": "LIBRARIES_AND_DEMO", "marker": {"color": "rgb(166,216,84)", "line": {"color": "DarkSlateGray", "width": 1}, "opacity": 0.7, "size": 12, "symbol": "circle"}, "mode": "markers", "name": "LIBRARIES_AND_DEMO", "orientation": "v", "showlegend": true, "type": "scatter", "x": [4.615], "xaxis": "x", "y": [4.605], "yaxis": "y"}, {"customdata": [["BP Fitness Lead Scanner", 110.0]], "hovertemplate": "Category=EVENTS<br>Log_Installs=%{x}<br>Log_Revenue=%{y}<br>App=%{customdata[0]}<br>Price=%{customdata[1]}<extra></extra>", "legendgroup": "EVENTS", "marker": {"color": "rgb(255,217,47)", "line": {"color": "DarkSlateGray", "width": 1}, "opacity": 0.7, "size": 12, "symbol": "circle"}, "mode": "markers", "name": "EVENTS", "orientation": "v", "showlegend": true, "type": "scatter", "x": [0.6931], "xaxis": "x", "y": [4.709], "yaxis": "y"}, {"hovertemplate": "Log_Installs=%{x}<br>Trend=%{y}<extra></extra>", "legendgroup": "", "line": {"color": "#636efa", "dash": "solid"}, "marker": {"line": {"color": "DarkSlateGray", "width": 1}, "size": 12, "symbol": "circle"}, "mode": "lines", "name": "", "orientation": "v", "showlegend": false, "type": "scatter", "x": {"elided": "800 float values"}, "xaxis": "x", "y": {"elided": "800 float values"}, "yaxis": "y"}], "layout": {"font": {"color": "grey"}, "height": 600, "legend": {"title": {"text": "Category"}, "tracegroupgap": 0}, "title": {"font": {"color": "DarkSlateGray", "family": "Arial", "size": 25}, "text": "Relationship between Revenue and Number of Installs for Paid Apps", "x": 0.5}, "width": 1100, "xaxis": {"anchor": "y", "domain": [0, 1], "gridcolor": "gray", "gridwidth": 0.2, "showgrid": true, "title": {"text": "Number of Installs"}}, "yaxis": {"anchor": "x", "domain": [0, 1], "gridcolor": "gray", "gridwidth": 0.2, "showgrid": true, "title": {"text": "Revenue (USD)"}}}}
